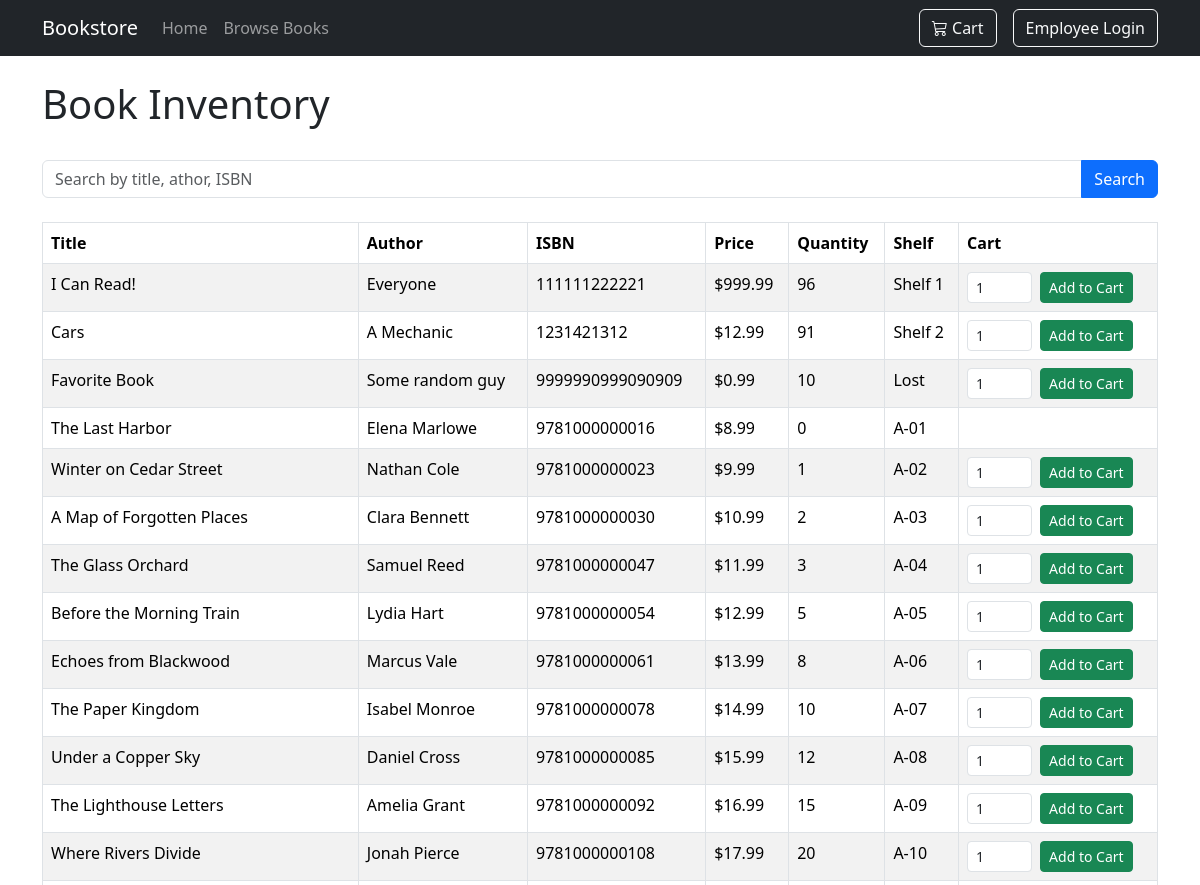
The app's page /inventory/ (upper part), older data.
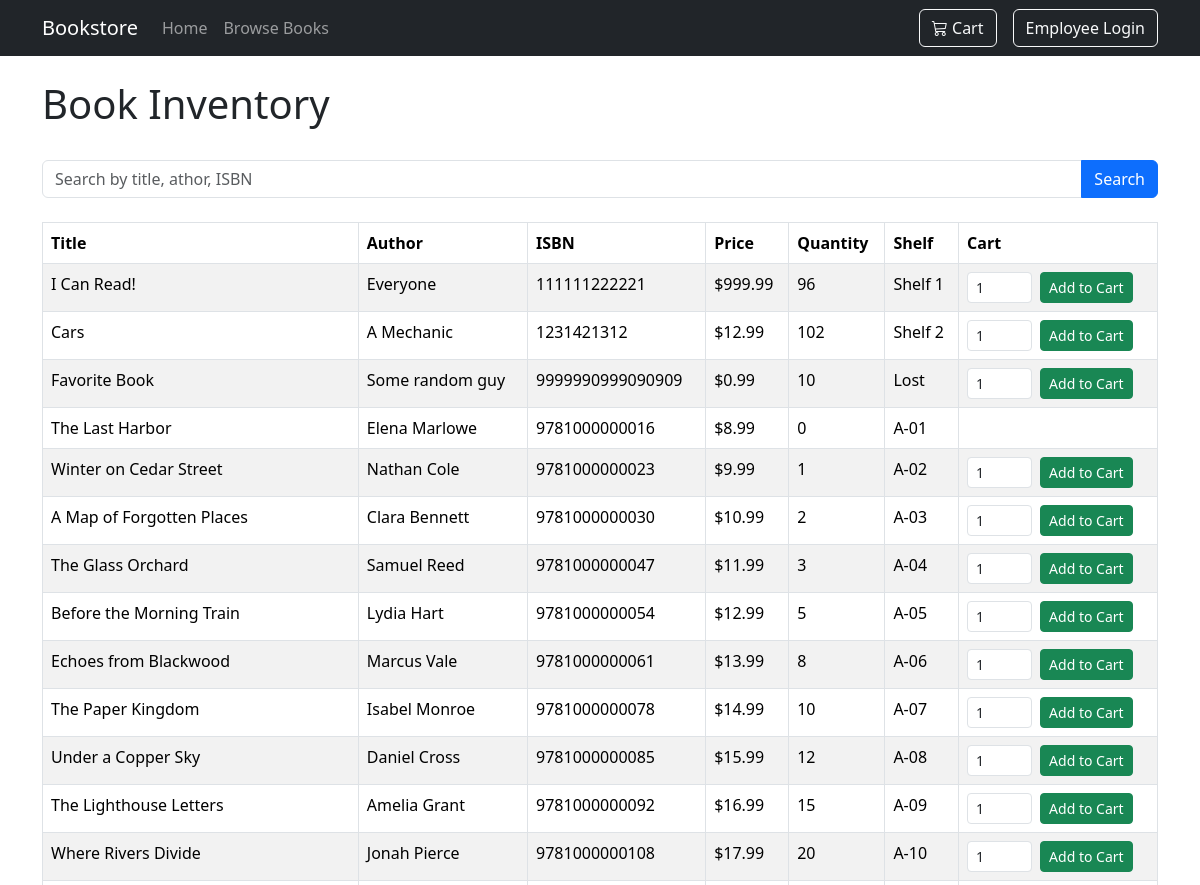
The same page, newer data.
### inventory/models.py (models this page shows, shortened)
class Book(models.Model):
    title = models.CharField(max_length=200)
    author = models.CharField(max_length=200, blank=True)
    isbn = models.CharField(max_length=20, blank=True)
    price = models.DecimalField(max_digits=10, decimal_places=2, null=True, blank=True)
    quantity = models.IntegerField(default=0)
    shelf_location = models.CharField(max_length=50, blank=True)

### inventory/views.py (the view)
# urls.py: path("", views.books, name="books"),
def books(request):
    query = request.GET.get("search", "")
    books = Book.objects.all()
    if query:
        books = books.filter(Q(title__icontains=query) | Q(author__icontains=query) | Q(isbn__icontains=query))
    return render(request, "inventory/books.html", {"books": books,"query": query})

### cart/context_processors.py (called while the page is built)
def cart_count(request):
    cart = request.session.get("cart", {})
    count = sum(
        int(quantity)
        for quantity in cart.values()
    )
    return {
        "cart_count": count
    }

### inventory/templates/inventory/books.html (shortened to what this page needs)
{% extends "base.html" %}
{% block content %}
<div class="d-flex justify-content-between align-items-center mb-4">
    <h1>Book Inventory</h1>
</div>
<form method="get" class="mb-4">
    <div class="input-group">
        <input
            type="text"
            name="search"
            class="form-control"
            placeholder="Search by title, athor, ISBN"
            value="{{ query }}"
        >
        <button type="submit" class="btn btn-primary">
            Search
        </button>
    </div>
</form>
<table class="table table-striped table-bordered">
    <thead>
        <tr>
            <th>Title</th>
            <th>Author</th>
            <th>ISBN</th>
            <th>Price</th>
            <th>Quantity</th>
            <th>Shelf</th>
            <th>Cart</th>
        </tr>
    </thead>
    <tbody>
        {% for book in books %}
        <tr>
            <td>{{ book.title }}</td>
            <td>{{ book.author }}</td>
            <td>{{ book.isbn }}</td>
            <td>${{ book.price }}</td>
            <td>{{ book.quantity }}</td>
            <td>{{ book.shelf_location }}</td>
            <td>
                {% if book.quantity > 0 %}
                <form method="post" action="{% url 'cart:add' book.id %}" class="d-flex gap-2">
                    <input
                    type="number"
                    name="quantity"
                    min="1"
                    max="{{ book.quantity }}"
                    value="1"
                    class="form-control form-control-sm"
                    style="max-width: 65px;"
                    aria-label="Quantity for {{ book.title }}"
                    >
                    <button type="submit" class="btn btn-sm btn-success">
                        Add to Cart
                    </button>
                </form>
                {% endif %}
            </td>
        </tr>
        {% empty %}
        <tr>
            <td colspan="8">
                No books found.
            </td>
        </tr>
        {% endfor %}
    </tbody>
</table>
{% endblock %}

Row changes from the older to the newer data that the page shows:
changed Book "Cars": quantity "91" → "102"
